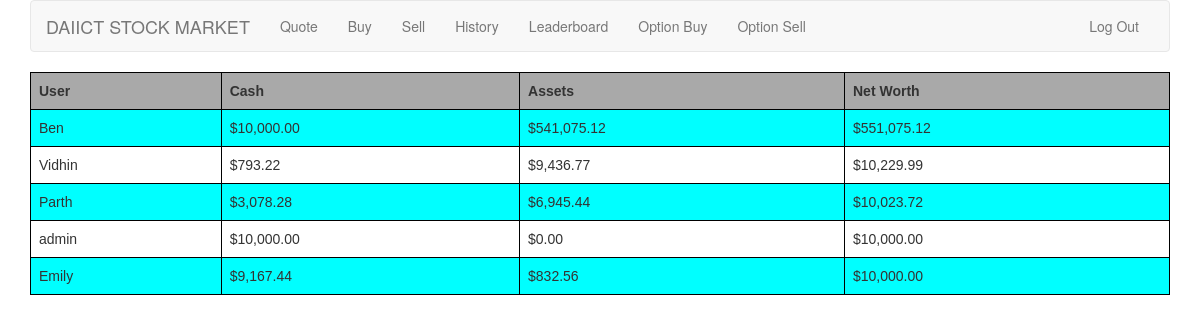
Page /leaderboard/ (signed in) on the earlier database version.
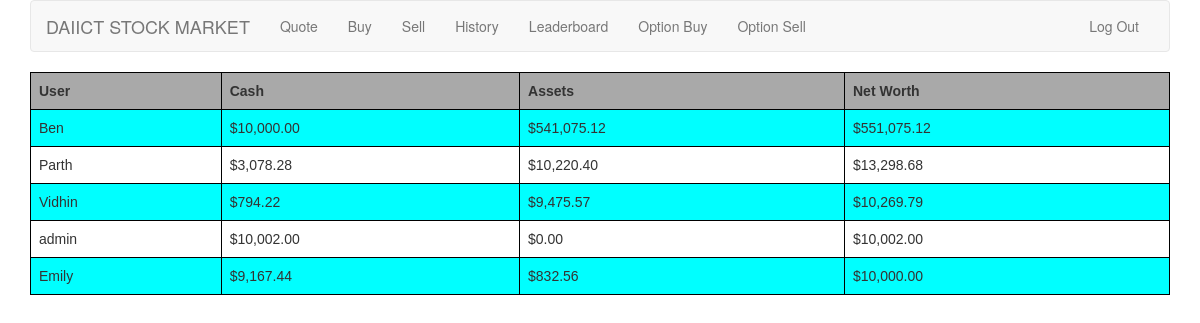
Same page on the later database version.
### tables this page shows
CREATE TABLE "users"
(
    id INTEGER PRIMARY KEY NOT NULL,
    username TEXT NOT NULL,
    hash TEXT NOT NULL,
    cash REAL DEFAULT 10000.00 NOT NULL,
    assets DECIMAL DEFAULT 0 NOT NULL
);

### application.py (the view)
@app.route("/leaderboard/")
@login_required
def leaderboard():
    leaders = c.execute("SELECT username, cash, assets FROM users ORDER BY cash + assets DESC").fetchall()
    return render_template("leaderboard.html", leaders=leaders, usd=usd)

### helpers.py (called while the page is built)
def login_required(f):
    @wraps(f)
    def decorated_function(*args, **kwargs):
        if session.get("user_id") is None:
            return redirect(url_for("login", next=request.url))
        return f(*args, **kwargs)
    return decorated_function

def usd(value):
    return "${:,.2f}".format(value)

### templates/leaderboard.html (shortened to what this page needs)
{% extends "layout.html" %}
{% block main %}
    <table>
        <tr>
            <th>
                User
            </th>
            <th>
                Cash
            </th>
            <th>
                Assets
            </th>
            <th>
                Net Worth
            </th>
        </tr>
        {% for user in leaders %}
            <tr>
                <td>{{ user[0] }}</td>
                <td>{{ usd(user[1]) }}</td>
                <td>{{ usd(user[2]) }}</td>
                <td>{{ usd(user[1] + user[2]) }}</td>
            </tr>
        {% endfor %}
    </table>
{% endblock %}

### templates/layout.html (shortened to what this page needs)
<!DOCTYPE html>
<html lang="en">
<head>
    <link href="https://maxcdn.bootstrapcdn.com/bootstrap/3.3.7/css/bootstrap.min.css" rel="stylesheet"/>
    <link href="{{ url_for('static', filename='styles.css') }}" rel="stylesheet"/>
</head>
<body>
<div class="container">
    <nav class="navbar navbar-default">
        <div class="container-fluid">
            <div class="navbar-header">
                <a class="navbar-brand" href="{{ url_for('index') }}"><span class="red">DAIICT </span><span class="red">STOCK MARKET</span></a>
            </div>
            <div class="collapse navbar-collapse" id="navbar">
                {% if session.user_id %}
                    <ul class="nav navbar-nav">
                        <li><a href="{{ url_for('quote') }}">Quote</a></li>
                        <li><a href="{{ url_for('buy') }}">Buy</a></li>
                        <li><a href="{{ url_for('sell') }}">Sell</a></li>
                        <li><a href="{{ url_for('history') }}">History</a></li>
                        <li><a href="{{ url_for('leaderboard') }}">Leaderboard</a></li>
                        <li><a href="{{ url_for('option_buy') }}">Option Buy</a></li>
                        <li><a href="{{ url_for('option_sell') }}">Option Sell</a></li>
                    </ul>
                    <ul class="nav navbar-nav navbar-right">
                        <li><a href="{{ url_for('logout') }}">Log Out</a></li>
                    </ul>
                {% else %}
                    <ul class="nav navbar-nav navbar-right">
                        <li><a href="{{ url_for('register') }}">Register</a></li>
                        <li><a href="{{ url_for('logout') }}">Log In</a></li>
                    </ul>
                {% endif %}
            </div>
        </div>
    </nav>
    <main>
        {% block main %}{% endblock %}
    </main>
</div>
</body>
</html>

### static/styles.css (style rules this page uses)
.container { margin-left: auto; margin-right: auto; text-align: center; }
table { font-family: arial, sans-serif; border-collapse: collapse; width: 100%; }
th { background-color: darkgray; }
td, th { border: 1px solid #000; text-align: left; padding: 8px; }
tr:nth-child(even) { background-color: aqua; }
main td { text-align: left; }

Differences in the rows shown:
changed users "Parth": assets "$6,945.44" → "$10,220.40"; usd(user[1]+user[2]) "$10,023.72" → "$13,298.68"; moves up the list
changed users "Vidhin": cash "$793.22" → "$794.22"; assets "$9,436.77" → "$9,475.57"; usd(user[1]+user[2]) "$10,229.99" → "$10,269.79"
changed users "admin": cash "$10,000.00" → "$10,002.00"; usd(user[1]+user[2]) "$10,000.00" → "$10,002.00"
